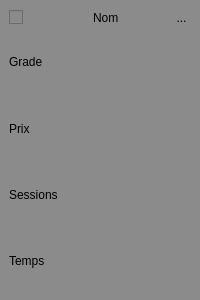
<?xml version="1.0" encoding="UTF-8"?>
<ui version="4.0">
 <class>MonkeyWGridItem</class>
 <widget class="QWidget" name="MonkeyWGridItem">
  <property name="geometry">
   <rect>
    <x>0</x>
    <y>0</y>
    <width>200</width>
    <height>300</height>
   </rect>
  </property>
  <property name="sizePolicy">
   <sizepolicy hsizetype="Minimum" vsizetype="Minimum">
    <horstretch>0</horstretch>
    <verstretch>0</verstretch>
   </sizepolicy>
  </property>
  <property name="minimumSize">
   <size>
    <width>200</width>
    <height>300</height>
   </size>
  </property>
  <property name="maximumSize">
   <size>
    <width>200</width>
    <height>300</height>
   </size>
  </property>
  <property name="windowTitle">
   <string>MonkeyWGridItem</string>
  </property>
  <property name="styleSheet">
   <string notr="true">background-color: rgb(139, 139, 139);
border-radius: 10px;</string>
  </property>
  <widget class="QFrame" name="frame">
   <property name="enabled">
    <bool>true</bool>
   </property>
   <property name="geometry">
    <rect>
     <x>0</x>
     <y>0</y>
     <width>200</width>
     <height>300</height>
    </rect>
   </property>
   <property name="sizePolicy">
    <sizepolicy hsizetype="Expanding" vsizetype="Expanding">
     <horstretch>0</horstretch>
     <verstretch>0</verstretch>
    </sizepolicy>
   </property>
   <property name="minimumSize">
    <size>
     <width>200</width>
     <height>300</height>
    </size>
   </property>
   <property name="maximumSize">
    <size>
     <width>200</width>
     <height>300</height>
    </size>
   </property>
   <property name="frameShape">
    <enum>QFrame::StyledPanel</enum>
   </property>
   <property name="frameShadow">
    <enum>QFrame::Raised</enum>
   </property>
   <layout class="QVBoxLayout" name="verticalLayout">
    <item>
     <layout class="QHBoxLayout" name="detailLayout">
      <item>
       <widget class="QCheckBox" name="favCheck">
        <property name="maximumSize">
         <size>
          <width>32</width>
          <height>32</height>
         </size>
        </property>
        <property name="styleSheet">
         <string notr="true">QCheckBox {
  /* Base styles for the checkbox (optional) */
}

QCheckBox::indicator {
  image: url(../res/gui/fav_unclicked.png);
  width: 32px;
  height: 32px;
}

QCheckBox::indicator:checked {
  image: url(../res/gui/fav_clicked.png);
  width: 32px;
  height: 32px;
}</string>
        </property>
        <property name="text">
         <string/>
        </property>
       </widget>
      </item>
      <item alignment="Qt::AlignHCenter">
       <widget class="QLabel" name="nameLabel">
        <property name="text">
         <string>Nom</string>
        </property>
       </widget>
      </item>
      <item>
       <widget class="QToolButton" name="toolButton">
        <property name="text">
         <string>...</string>
        </property>
       </widget>
      </item>
     </layout>
    </item>
    <item>
     <layout class="QHBoxLayout" name="gradeLayout">
      <item>
       <widget class="QLabel" name="gradeKL">
        <property name="text">
         <string>Grade</string>
        </property>
       </widget>
      </item>
      <item alignment="Qt::AlignRight">
       <widget class="QLabel" name="gradeVL">
        <property name="text">
         <string/>
        </property>
       </widget>
      </item>
     </layout>
    </item>
    <item>
     <layout class="QHBoxLayout" name="priceLayout">
      <item>
       <widget class="QLabel" name="priceKL">
        <property name="text">
         <string>Prix</string>
        </property>
       </widget>
      </item>
      <item alignment="Qt::AlignRight">
       <widget class="QLabel" name="priceVL">
        <property name="text">
         <string/>
        </property>
       </widget>
      </item>
     </layout>
    </item>
    <item>
     <layout class="QHBoxLayout" name="sessionsLayout">
      <item>
       <widget class="QLabel" name="sessionsKL">
        <property name="text">
         <string>Sessions</string>
        </property>
       </widget>
      </item>
      <item alignment="Qt::AlignRight">
       <widget class="QLabel" name="sessionsVL">
        <property name="text">
         <string/>
        </property>
       </widget>
      </item>
     </layout>
    </item>
    <item>
     <layout class="QHBoxLayout" name="timeLayout">
      <item>
       <widget class="QLabel" name="timeKL">
        <property name="text">
         <string>Temps</string>
        </property>
       </widget>
      </item>
      <item alignment="Qt::AlignRight">
       <widget class="QLabel" name="timeVL">
        <property name="text">
         <string/>
        </property>
       </widget>
      </item>
     </layout>
    </item>
   </layout>
  </widget>
 </widget>
 <resources/>
 <connections/>
</ui>
